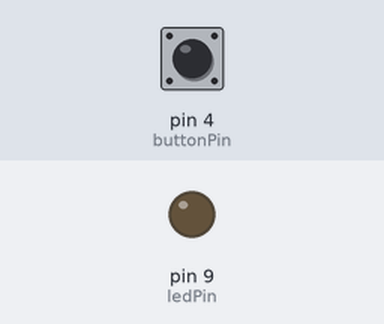
A sketch run on a simulated Arduino Uno, built with avr-gcc and run on an emulated ATmega328P. On the bench: output pins drawn as LEDs (lit = HIGH). The test bench sets the inputs (shaded band); at power-on: pin 4 (buttonPin) LOW.

Above: at 1.2 s.
1.3 s: pin 4 (buttonPin) pulled HIGH for 0.15 s
At 1.37 s:
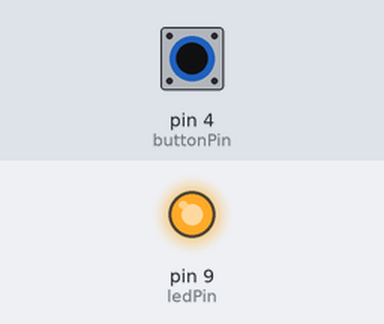
2.9 s: pin 4 (buttonPin) pulled HIGH for 3.2 s
At 7.2 s:
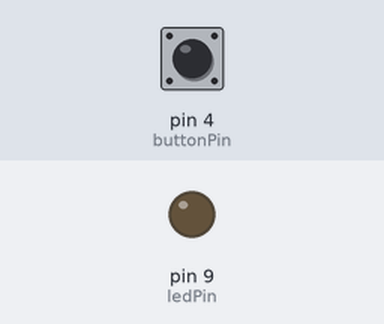
Timing chart, 0 to 8.7 s (numbered marks = the images above; inputs shaded):
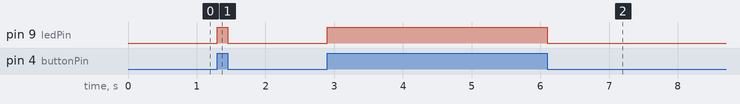

The sketch:

example1_2.ino
```cpp
/*
 * Rui Santos
 * Complete Project Details http://randomnerdtutorials.com
*/

int ledPin=9; // here we are calling ledPin to the pin 9
int buttonPin = 4; //here we are calling buttonPin to the pin 4

void setup() {
  pinMode(ledPin, OUTPUT);
  pinMode(buttonPin, INPUT) ; // the buttonPin is an INPUT because we want to read its state
}

void loop()
{
  // if the pushbutton is being pressed
  if (digitalRead(buttonPin) == HIGH){
    digitalWrite(ledPin,HIGH); // then, the LED will turn on
  }
  else{
    digitalWrite(ledPin,LOW); // else, it will be turned down
  }
}
```

Measured:
- after the input at 1.3 s, pin 9 (ledPin): LOW → HIGH at once, → LOW 0.15 s later
- after the input at 2.9 s, pin 9 (ledPin): LOW → HIGH at once, → LOW 3.2 s later
